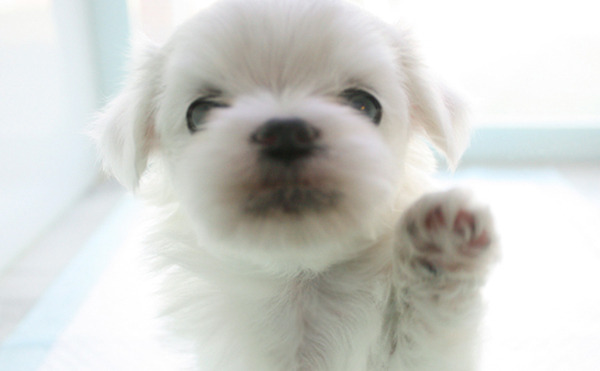
#> input picture day1/dog.jpg, 600 x 371 px
$ python 6_imagecopy.py
#> lines starting #> are read from the running program, lines starting #| are printed output that depends on the picture
import cv2

# img1 = cv2.imread('dog.jpg')
# img2 = img1
# img3 = img1.copy()


img1 = cv2.imread('dog.jpg')
#> img1 is the input picture: shape (371, 600, 3); mean B, G, R 204.5, 208.5, 207.5
img2 = img1[64:300, 165:450] # (h, w)
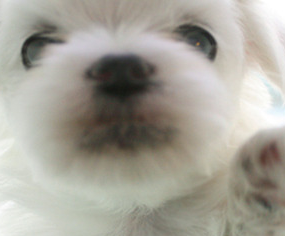
#> img2: shape (236, 285, 3); mean B, G, R 152.1, 162.1, 165.3
img3 = img1[64:300, 165:450].copy()

img2.fill(0)
#> img2: shape (236, 285, 3); every value is 0

cv2.imshow('img1', img1)
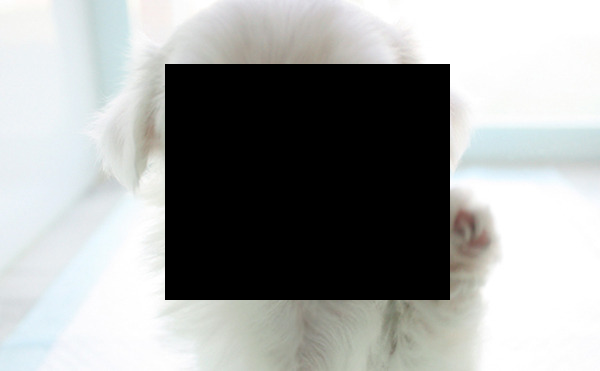
#> window 'img1': shape (371, 600, 3); mean B, G, R 158.5, 159.6, 157.6
cv2.imshow('img2', img2)
cv2.imshow('img3', img3)

cv2.waitKey()
cv2.destroyAllWindows()
